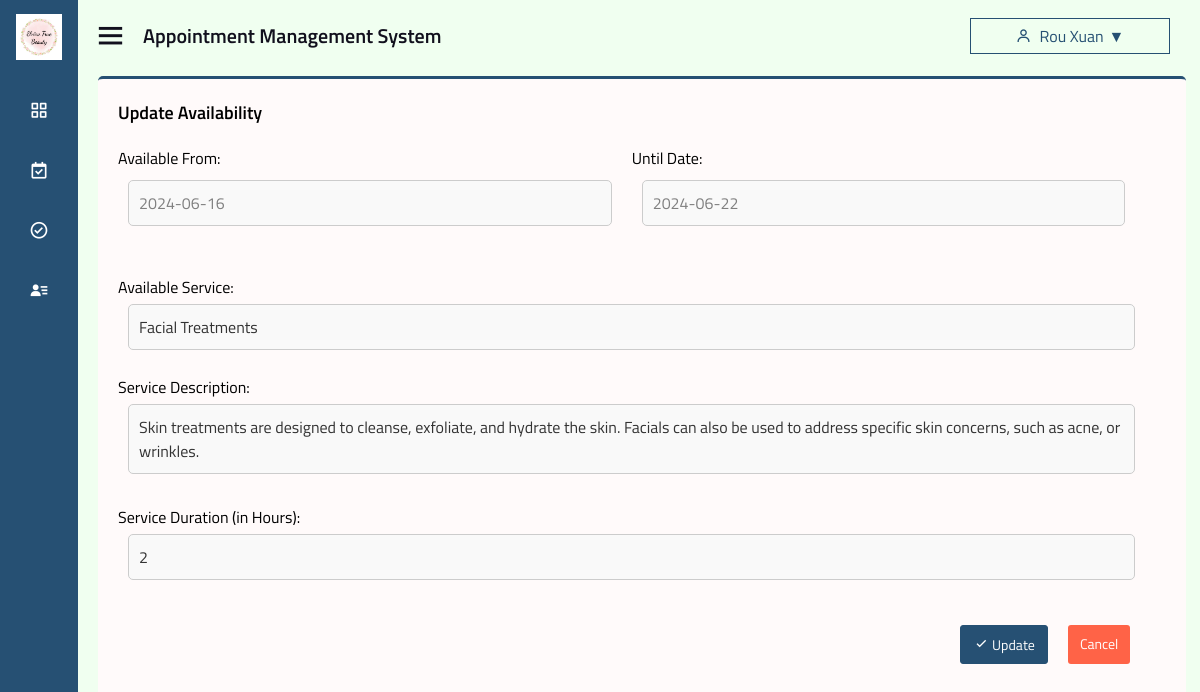
The app's page /staff-view-availability.php?availability_id=1 (signed in) with its own data.
### tables this page shows
CREATE TABLE `user` (
  `user_id` int(11) NOT NULL,
  `username` varchar(255) NOT NULL,
  `email` varchar(255) NOT NULL,
  `gender` enum('male','female','rather not say') NOT NULL,
  `password` varchar(255) NOT NULL,
  `phone_number` varchar(20) DEFAULT NULL,
  `profile_picture` varchar(255) DEFAULT NULL,
  `security_question_id` int(11) DEFAULT NULL,
  `security_answer` varchar(255) DEFAULT NULL,
  `verification_code` varchar(10) DEFAULT NULL,
  `is_verified` tinyint(1) NOT NULL DEFAULT 0,
  `role` enum('admin','staff','customer') NOT NULL DEFAULT 'customer',
  `date_created` timestamp NOT NULL DEFAULT current_timestamp(),
  `date_updated` timestamp NOT NULL DEFAULT current_timestamp() ON UPDATE current_timestamp()
);

CREATE TABLE `staff_availability` (
  `availability_id` int(11) NOT NULL,
  `staff_id` int(11) DEFAULT NULL,
  `service_id` int(11) DEFAULT NULL,
  `available_start_date` date NOT NULL,
  `date_created` timestamp NOT NULL DEFAULT current_timestamp(),
  `date_updated` timestamp NOT NULL DEFAULT current_timestamp() ON UPDATE current_timestamp(),
  `available_end_date` date NOT NULL
);

CREATE TABLE `service` (
  `service_id` int(11) NOT NULL,
  `service_name` varchar(255) NOT NULL,
  `service_description` text DEFAULT NULL,
  `service_duration` int(11) DEFAULT NULL,
  `service_price` decimal(10,2) DEFAULT NULL,
  `service_image` varchar(255) DEFAULT NULL,
  `date_created` timestamp NOT NULL DEFAULT current_timestamp(),
  `date_updated` timestamp NOT NULL DEFAULT current_timestamp() ON UPDATE current_timestamp()
);

### staff-view-availability.php (the view, shortened to what this page needs)
<?php
include 'config.php';
if(isset($_SESSION['user_id'])) {
    $user_id = $_SESSION['user_id'];
    $stmt_user = $pdo->prepare("SELECT * FROM user WHERE user_id = ?");
    $stmt_user->execute([$user_id]);
    $user = $stmt_user->fetch(PDO::FETCH_ASSOC);
    if($user['role'] == 'staff') {
        $staff_name = $user['username'];
    }
} else {
    header("Location: login.php");
    exit();
}
$availability_id = $_GET['availability_id'] ?? null;
$stmt_availability = $pdo->prepare("SELECT * FROM staff_availability WHERE availability_id = ?");
$stmt_availability->execute([$availability_id]);
$availability = $stmt_availability->fetch(PDO::FETCH_ASSOC);
$service_id = $availability['service_id'];
$stmt_service = $pdo->prepare("SELECT * FROM service WHERE service_id = ?");
$stmt_service->execute([$service_id]);
$service = $stmt_service->fetch(PDO::FETCH_ASSOC);
?>
<!DOCTYPE html>
<html lang="en" dir="ltr">
<head>
    <link rel="stylesheet" href="css/staff-style.css">
    <link rel="stylesheet" href="https://cdnjs.cloudflare.com/ajax/libs/font-awesome/5.15.4/css/all.min.css" />
    <link href='https://unpkg.com/boxicons@2.0.7/css/boxicons.min.css' rel='stylesheet'>
    <link rel="stylesheet" href="https://cdnjs.cloudflare.com/ajax/libs/jqueryui/1.12.1/jquery-ui.min.css">
  </head>
<body>
<div class="sidebar close">
    <div class="logo-details">
      <img src="favicon/favicon.ico" alt="logo" style="padding-left: 16px; padding-top: 14px;">
    </div>
    <ul class="nav-links">
    <li class="<?php echo basename($_SERVER['PHP_SELF']) == 'staff-dashboard.php' ? 'active' : ''; ?>">
        <a href="staff-dashboard.php">
          <i class='bx bx-grid-alt' ></i>
        </a>
      </li>
      <li>
        <a href="staff-appointment.php">
          <i class='bx bx-calendar-check'></i>
        </a>
      </li>
      <li>
        <a href="staff-availability.php">
          <i class='bx bx-check-circle'></i>
        </a>
      </li>
      <li>
        <a href="staff-customer.php">
          <i class='bx bxs-user-detail' ></i>
        </a>
      </li>
    </div>
  <section class="home-section">
    <div class="home-content">
      <i class='bx bx-menu' ></i>
      <span class="text">Appointment Management System</span>
      <div class="user-dropdown">
        <button class="user-dropdown-btn">
        <i class="bx bx-user"></i> <?php echo isset($staff_name) ? $staff_name : ''; ?>
        </button>
      </div>
    </div>
    <div class="content">
      <div class="content-header">
        <h3 class="content-title">Update Availability</h3>
      </div>
    <div class="staff-new-ava-form-container">
      <form class="staff-new-ava-form" action="staff-update-availability.php" method="post">
        <div class="staff-new-ava-datetime-container">
          <div class="staff-new-ava-date-container">
            <label for="fromDate">Available From:</label>
            <input type="text" name="fromDate" id="fromDate" placeholder="yyyy-mm-dd" style="color: grey;" class="staff-new-ava-input" required value="<?php echo $availability['available_start_date']; ?>">
          </div>
          <div class="staff-new-ava-date-container">
            <label for="untilDate">Until Date:</label>
            <input type="text" name="untilDate" id="untilDate" placeholder="yyyy-mm-dd" style="color: grey;" class="staff-new-ava-input" required value="<?php echo $availability['available_end_date']; ?>">
          </div>
        </div>
        <br>
        <div class="form-group">
          <label>Available Service:</label>
          <input type="text" id="serviceName" name="serviceName" value="<?php echo $service['service_name']; ?>" disabled>
          <br>
          <label>Service Description:</label>
          <textarea id="serviceDescription" name="serviceDescription" disabled><?php echo $service['service_description']; ?></textarea>
          <br>
          <label>Service Duration (in Hours):</label>
          <input type="text" id="serviceDuration" name="serviceDuration" value="<?php echo $service['service_duration']; ?>" disabled>
        </div>
        <div class="staff-new-ava-btn-container">
          <button class="staff-new-ava-btn-submit btn btn-flat btn-primary"><i class='bx bx-check'></i> Update</button>
            <a href="staff-availability.php" class="staff-new-app-btn-cancel btn btn-flat btn-danger">Cancel</a>
        </div>
    </form>
    </div>
</div>
</body>
</html>

### records on screen
user: username "Rou Xuan"
staff_availability: fromDate "2024-06-16", untilDate "2024-06-22"
service: serviceName "Facial Treatments", serviceDescription "Skin treatments are designed to cleanse, exfoliate, and hydrate the skin. Facials can also be used to address specific skin concerns, such as acne, or wrinkles.", serviceDuration "2"
